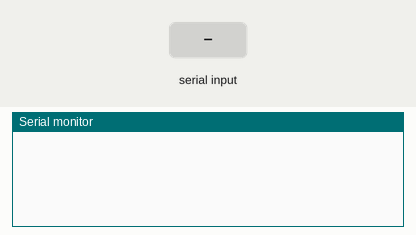
The sketch below on a simulated ESP32. On the bench: the last lines printed to the serial monitor. The test bench sets the inputs (shaded band). The camera gives no picture.

Above: at 1.5 s.
1.6 s: "P" received over Serial
At 2.3 s:
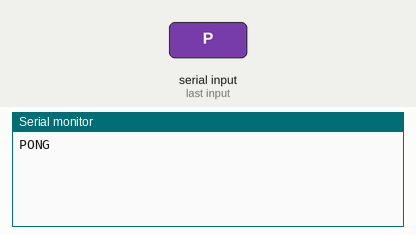
3.1 s: "C" received over Serial
At 4.3 s:
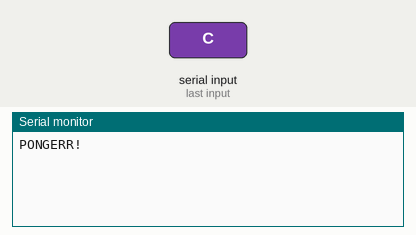

The sketch:

camModule.ino
```cpp
#include <Arduino.h>
#include "esp_camera.h"
#include "img_converters.h"
#include "soc/soc.h"
#include "soc/rtc_cntl_reg.h"

// AI-Thinker ESP32-CAM Pinout
#define PWDN_GPIO_NUM     32
#define RESET_GPIO_NUM    -1
#define XCLK_GPIO_NUM      0
#define SIOD_GPIO_NUM     26
#define SIOC_GPIO_NUM     27
#define Y9_GPIO_NUM       35
#define Y8_GPIO_NUM       34
#define Y7_GPIO_NUM       39
#define Y6_GPIO_NUM       36
#define Y5_GPIO_NUM       21
#define Y4_GPIO_NUM       19
#define Y3_GPIO_NUM       18
#define Y2_GPIO_NUM        5
#define VSYNC_GPIO_NUM    25
#define HREF_GPIO_NUM     23
#define PCLK_GPIO_NUM     22

bool cameraReady = false;

bool initCamera() {
  camera_config_t config;
  config.ledc_channel = LEDC_CHANNEL_0;
  config.ledc_timer = LEDC_TIMER_0;
  config.pin_d0 = Y2_GPIO_NUM;
  config.pin_d1 = Y3_GPIO_NUM;
  config.pin_d2 = Y4_GPIO_NUM;
  config.pin_d3 = Y5_GPIO_NUM;
  config.pin_d4 = Y6_GPIO_NUM;
  config.pin_d5 = Y7_GPIO_NUM;
  config.pin_d6 = Y8_GPIO_NUM;
  config.pin_d7 = Y9_GPIO_NUM;
  config.pin_xclk = XCLK_GPIO_NUM;
  config.pin_pclk = PCLK_GPIO_NUM;
  config.pin_vsync = VSYNC_GPIO_NUM;
  config.pin_href = HREF_GPIO_NUM;
  config.pin_sccb_sda = SIOD_GPIO_NUM;
  config.pin_sccb_scl = SIOC_GPIO_NUM;
  config.pin_pwdn = PWDN_GPIO_NUM;
  config.pin_reset = RESET_GPIO_NUM;
  config.xclk_freq_hz = 10000000;
  config.pixel_format = PIXFORMAT_RGB565; // For GC2145 (0x2145)
  config.fb_count = 1;
  config.grab_mode = CAMERA_GRAB_WHEN_EMPTY;

  if (psramFound()) {
    config.frame_size = FRAMESIZE_QVGA; // 320x240
    config.fb_location = CAMERA_FB_IN_PSRAM;
  } else {
    config.frame_size = FRAMESIZE_QQVGA; // 160x120
    config.fb_location = CAMERA_FB_IN_DRAM;
  }

  return (esp_camera_init(&config) == ESP_OK);
}

void sendPhotoOverSerial() {
  if (!cameraReady) {
    Serial.write("ERR!", 4);
    return;
  }

  // Flush stale frame and grab fresh frame
  camera_fb_t* stale = esp_camera_fb_get();
  if (stale) esp_camera_fb_return(stale);

  camera_fb_t* fb = esp_camera_fb_get();
  if (!fb) {
    Serial.write("ERR!", 4);
    return;
  }

  uint8_t* jpgBuf = nullptr;
  size_t jpgLen = 0;
  bool ok = frame2jpg(fb, 80, &jpgBuf, &jpgLen);
  esp_camera_fb_return(fb);

  if (!ok || !jpgBuf) {
    Serial.write("ERR!", 4);
    return;
  }

  // Send 4-byte sync header + 4-byte length + raw JPEG bytes
  uint32_t len32 = (uint32_t)jpgLen;
  Serial.write("JPG!", 4);
  Serial.write((uint8_t*)&len32, 4);
  Serial.write(jpgBuf, jpgLen);
  Serial.flush();

  free(jpgBuf);
}

void setup() {
  WRITE_PERI_REG(RTC_CNTL_BROWN_OUT_REG, 0);
  setCpuFrequencyMhz(80); // Low ~85mA draw — Wi-Fi stays 100% OFF!
  Serial.begin(115200);   // Matched to WROOM Serial2 (115200 baud)

  cameraReady = initCamera();
}

void loop() {
  if (Serial.available()) {
    char cmd = Serial.read();

    if (cmd == 'P') {
      // Diagnostic Ping from WROOM
      if (cameraReady) {
        Serial.print("PONG");
      } else {
        Serial.print("CAM_INIT_FAIL");
      }
      Serial.flush();
    }
    else if (cmd == 'C' || cmd == 'c') {
      // Capture request from WROOM
      sendPhotoOverSerial();
    }
  }
}
```

Measured:
- after the input at 1.6 s, the serial monitor: prints a new line at once (image 1)
- after the input at 3.1 s, the serial monitor: prints a new line after 0.12 s (image 2)
